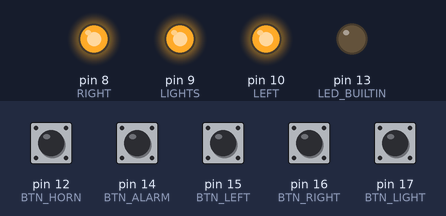
The sketch below on a simulated Arduino Uno, built with avr-gcc and run on an emulated ATmega328P. On the bench: output pins drawn as LEDs (lit = HIGH). Dashed ring = blinking. Inputs (shaded band) come from the test bench; at power-on: pin 12 (BTN_HORN), pin 14 (BTN_ALARM), pin 15 (BTN_LEFT), pin 16 (BTN_RIGHT), pin 17 (BTN_LIGHT) HIGH. The audio player accepts every command and is not drawn.

Above: at 1.2 s.
1.3 s: pin 14 (BTN_ALARM) pulled LOW for 0.15 s
At 1.47 s:
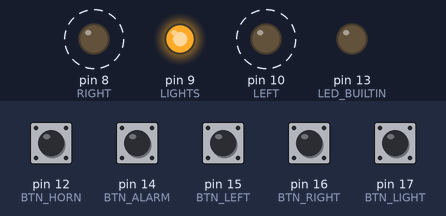
4.4 s: pin 17 (BTN_LIGHT) pulled LOW for 0.15 s
At 4.62 s:
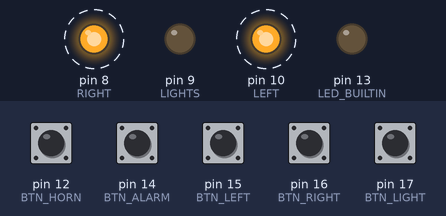
7.4 s: pin 17 (BTN_LIGHT) pulled LOW for 1 s
At 8.12 s:
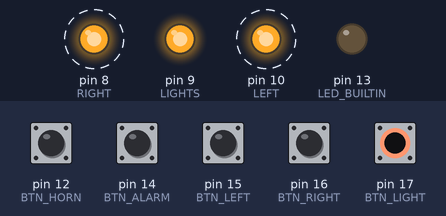
10.5 s: pin 14 (BTN_ALARM) pulled LOW for 1 s
At 12.1 s:
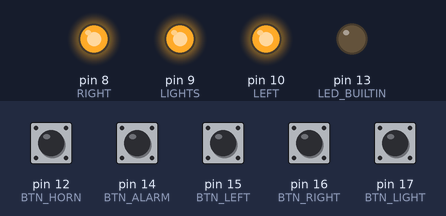
13.0 s: pin 15 (BTN_LEFT) pulled LOW for 0.15 s
At 13.17 s:
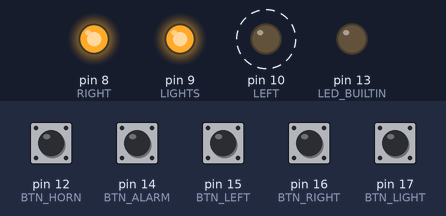
16.1 s: pin 16 (BTN_RIGHT) pulled LOW for 0.15 s
At 16.67 s:
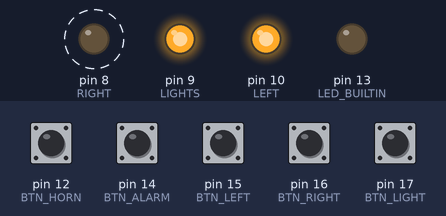
Timing chart, 0 to 20.2 s (numbered marks = the images above; inputs shaded):
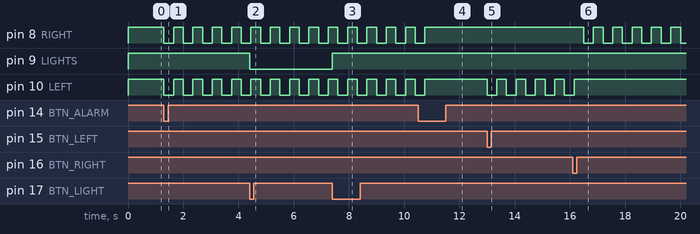

Measured:
- after the input at 1.3 s, pin 8 (RIGHT), pin 10 (LEFT): alternates HIGH for 0.35 s and LOW for 0.35 s, starting at once
- after the input at 4.4 s, pin 9 (LIGHTS): HIGH → LOW at once
- after the input at 7.4 s, pin 9 (LIGHTS): LOW → HIGH at once
- after the input at 10.5 s, pin 8 (RIGHT), pin 10 (LEFT): goes on until 10.8 s, then stays HIGH
- after the input at 13.0 s, pin 10 (LEFT): alternates HIGH for 0.35 s and LOW for 0.35 s, starting at once
- after the input at 16.1 s, pin 8 (RIGHT): alternates HIGH for 0.35 s and LOW for 0.35 s, starting after 0.40 s; pin 10 (LEFT): goes on until 16.2 s, then stays HIGH

The sketch:

toy_car.ino
```cpp
#include <PCM.h>

#include "sound_data.h"

#define BLINK_PERIOD 350

#define RIGHT 8
#define LIGHTS 9
#define LEFT 10

#define ON LOW
#define OFF HIGH

#define BTN_LIGHT 17
#define BTN_RIGHT 16
#define BTN_LEFT  15
#define BTN_ALARM 14
#define BTN_HORN  12

#define BTN_SAMPLING_MS 2
#define BTN_STABLE_CNT 8

#define PLAYING (TCCR2B&_BV(CS10))

typedef struct {
  bool btn;
  uint8_t cnt;
  uint8_t input;
} button_t;

#define BTNF_LIGHT 0
#define BTNF_RIGHT 1
#define BTNF_LEFT  2
#define BTNF_ALARM 3
#define BTNF_HORN  4
button_t buttons[5];

void btn_init(button_t *button, uint8_t btn_input) {
  button->input = btn_input;
  button->btn = false;
  button->cnt = 0;
}

uint8_t btn_filter(button_t *button) {
  if (button->btn == digitalRead(button->input)) {
    button->cnt ++;
    if (button->cnt >= BTN_STABLE_CNT) {
      button->btn = !button->btn;
      if (button->btn)
        return 1;
    }
  }
  else
    button->cnt = 0;
  return 0;
}

void setup() {
  pinMode(LED_BUILTIN, OUTPUT);

  pinMode(LIGHTS, OUTPUT);
  digitalWrite(LIGHTS, OFF);
  pinMode(LEFT, OUTPUT);
  digitalWrite(LEFT, OFF);
  pinMode(RIGHT, OUTPUT);
  digitalWrite(RIGHT, OFF);

  pinMode(BTN_LIGHT, INPUT_PULLUP);
  btn_init(&buttons[BTNF_LIGHT], BTN_LIGHT);
  pinMode(BTN_RIGHT, INPUT_PULLUP);
  btn_init(&buttons[BTNF_RIGHT], BTN_RIGHT);
  pinMode(BTN_LEFT, INPUT_PULLUP);
  btn_init(&buttons[BTNF_LEFT],  BTN_LEFT);
  pinMode(BTN_ALARM, INPUT_PULLUP);
  btn_init(&buttons[BTNF_ALARM], BTN_ALARM);
  pinMode(BTN_HORN, INPUT_PULLUP);
  btn_init(&buttons[BTNF_HORN], BTN_HORN);
}

void loop() {
  uint32_t now = millis();

  static uint8_t blinker_status = 0;
  static uint8_t next_blinker_status = 0;

  // read and filter buttons and connect actions
  static uint32_t btn_time;
  if ((now - btn_time) >= BTN_SAMPLING_MS) {
    btn_time += BTN_SAMPLING_MS;

    if (btn_filter(&buttons[BTNF_LIGHT])) { // LIGHTS ON - OFF
      static bool lights_on = false;
      lights_on = !lights_on;
      digitalWrite(LIGHTS, lights_on ? ON : OFF);
    }
    if (btn_filter(&buttons[BTNF_RIGHT])) { // BLINKER RIGHT
      if (blinker_status == 0x1)
        next_blinker_status = 0x0;
      else if ((blinker_status == 0x0) || (blinker_status == 0x2))
        next_blinker_status = 0x1;
    }
    if (btn_filter(&buttons[BTNF_LEFT])) { // BLINKER LEFT
      if (blinker_status == 0x2)
        next_blinker_status = 0x0;
      else if ((blinker_status == 0x0) || (blinker_status == 0x1))
        next_blinker_status = 0x2;
    }
    if (btn_filter(&buttons[BTNF_ALARM])) { // BLINKER ALARM
      if (blinker_status == 0x3)
        next_blinker_status = 0x0;
      else
        next_blinker_status = 0x3;
    }
    if (btn_filter(&buttons[BTNF_HORN])) // HORN
      startPlayback(horn_data, horn_length);
  }

  // notify active playback (debug)
  digitalWrite(LED_BUILTIN, PLAYING);

  // blink my blinker acording to blinker_status
  static uint32_t blink_t = 0;
  static bool blinker_on = false;
  if ((blinker_status == 0) && (next_blinker_status != 0)) {
    blinker_status = next_blinker_status;
    blinker_on = true;
    digitalWrite(RIGHT, (blinker_status & 1) ? ON : OFF);
    digitalWrite(LEFT, (blinker_status & 2) ? ON : OFF);
    if (!PLAYING) startPlayback(tock_data, tock_length);
    blink_t = now;
  }
  else {
    if ((now - blink_t) > BLINK_PERIOD) {
      blink_t += BLINK_PERIOD;
      if (blinker_on) {
        blinker_on = false;
        digitalWrite(LEFT, OFF);
        digitalWrite(RIGHT, OFF);
        if (!PLAYING) startPlayback(tick_data, tick_length);
      }
      else {
        if (blinker_status != next_blinker_status)
          blinker_status = next_blinker_status;
        if (blinker_status != 0) {
          blinker_on = true;
          digitalWrite(RIGHT, (blinker_status & 1) ? ON : OFF);
          digitalWrite(LEFT, (blinker_status & 2) ? ON : OFF);
          if (!PLAYING) startPlayback(tock_data, tock_length);
        }
      }
    }
  }
}
```

Source omitted: sound_data.h (data table, 116944 bytes)
